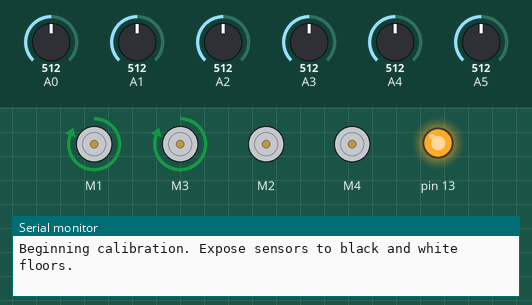
This sketch was run on a simulated Arduino Uno, built with avr-gcc and run on an emulated ATmega328P. Parts: 4 × DC motor (green arrow = forward, orange = backward, longer = faster), output pins drawn as LEDs (lit = HIGH), the last lines printed to the serial monitor. Dashed ring = blinking. The test bench sets the inputs (shaded band); at power-on: A1 = 512, A0 = 512, A2 = 512, A3 = 512, A4 = 512, A5 = 512.

Above: at 0.1 s.
At 12.2 s:
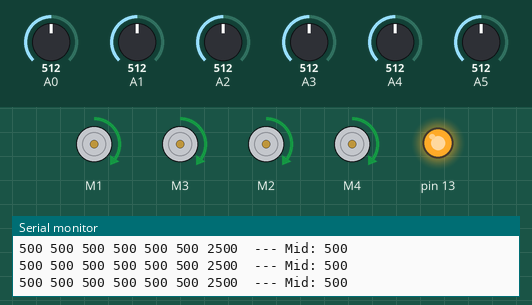
12.3 s: A1 set to 493
At 12.83 s:
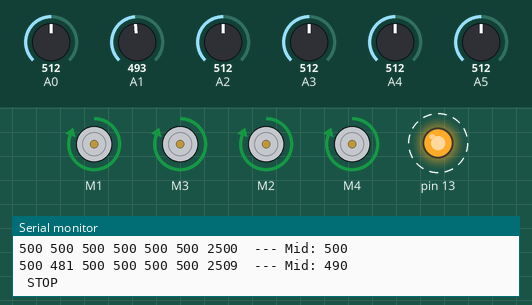
Timing chart, 0 to 21.3 s (numbered marks = the images above; inputs shaded):
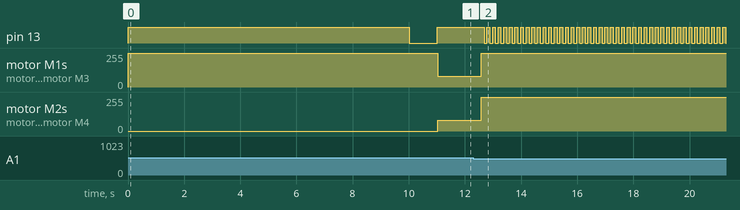

The sketch:

AutonomousSabertooth.ino
```cpp
#include <Sabertooth.h>
#include <QTRSensors.h>
#include <SoftwareSerial.h>

#define NUM_SENSORS             6  // number of sensors used
#define NUM_SAMPLES_PER_SENSOR  4  // average 4 analog samples per sensor reading
#define EMITTER_PIN             2  // emitter is controlled by digital pin 2

/*
This is an early prototype script of an attempt at autonomous navigation using a patterned track.
Edits need to be made in order to demonstrate its capability more reliably.
*/

/*
Quick and easy line following robot using an IR reflectance
array.Connect Vcc and Gnd to the Pololu QTR-8A sensor from
the arduino. Connect the pins 1,2,3,... to arduino's analog
pins 0,1,2,3,4,5.
If the average of the 3 values of the sensors on the left is
greater than the average of those on the right, then the robot
moves left and vice versa.

//IMPORTANT CALIBRATION

// The setup phase of this example calibrates the sensor for ten seconds and turns on
// the LED built in to the Arduino on pin 13 while calibration is going on.
// During this phase, you should expose each reflectance sensor to the lightest and
// darkest readings they will encounter.
// Restart the Arduino, LED will turn on. Cover the sensors for about two seconds, then expose to the white floor or light for two seconds.
// Repeat until Arduino LED turns off. Calibration is complete.


// *** If you want to skip the calibration phase, you can get the raw sensor readings
// (analog voltage readings from 0 to 1023) by calling qtra.read(sensorValues) instead of
// qtra.readLine(sensorValues).
 */

int mid = 0;

/*

* Sabertooth Motor Driver

*/

const int Mo1 = 17;
//connect first motor driver to pin 17
const int Mo2 = 18;

SoftwareSerial SWSerial(NOT_A_PIN, Mo1);
SoftwareSerial SWSerial2(NOT_A_PIN, Mo2);
Sabertooth ST(128, SWSerial);
Sabertooth ST2(129, SWSerial2);

const int Pow = 40;
const int bac = 167;
const int maxp = 255;       //255 is up at full speed
const int maxn = 0;         //0 is down at full speed
const int Stop = 127;       //127 is stop

// sensors 0 through 5 are connected to analog inputs 0 through 5, respectively
QTRSensorsAnalog sensors((unsigned char[]) {0, 1, 2, 3, 4, 5},
  NUM_SENSORS, NUM_SAMPLES_PER_SENSOR, EMITTER_PIN);
unsigned int sensorValues[NUM_SENSORS];

void setup()
{

Serial.begin(115200);
ST.motor(Stop);
ST2.motor(Stop);
pinMode(13, OUTPUT);
digitalWrite(13, LOW);
//Pow = 40;
//bac = 167;
Serial.println("Beginning calibration. Expose sensors to black and white floors.");
digitalWrite(13, HIGH);    // turn on Arduino's LED to indicate we are in calibration mode
  for (int i = 0; i < 400; i++)  // make the calibration take about 10 seconds
  {
    sensors.calibrate();       // reads all sensors 10 times at 2.5 ms per six sensors (i.e. ~25 ms per call)
  }
digitalWrite(13, LOW);     // turn off Arduino's LED to indicate we are complete with calibration
Serial.println("Calibration is complete. Reporting white and black floors respectively:  ");

//Compare these values for white floor
for (int i = 0; i < NUM_SENSORS; i++)
  {
    Serial.print(sensors.calibratedMinimumOn[i]);
    Serial.print(' ');
  }
  Serial.println();

//Compare these values for black floor
for (int i = 0; i < NUM_SENSORS; i++)
  {
    Serial.print(sensors.calibratedMaximumOn[i]);
    Serial.print(' ');
  }

  Serial.println();
  Serial.println();
  delay(1000);

}

int change(int variable, int direct) {
  if (direct == 0) {
    if (variable <= maxp) {
      variable+=5;
    }
  }
  else {
    if (variable >= maxn) {
      variable-=5;
    }
  }
  return variable;
}

void loop()
{
digitalWrite(13, HIGH);

unsigned int position = sensors.readLine(sensorValues);
for (unsigned char i = 0; i < NUM_SENSORS; i++)
  {
    Serial.print(sensorValues[i]);
    Serial.print(" ");
  }
  Serial.print(position); // comment this line out if you are using raw values
  Serial.print(" ");
int mx;
int mn;
mx = sensorValues[0];
mn = sensorValues[0];

for(int j=1; j<=5; j++)//Calibrating the sensor, finding max and
    {                      //min reflectance values.
    if(sensorValues[j] >= mx)
      mx = sensorValues[j];
    if(sensorValues[j] <= mn)
      mn = sensorValues[j];
  }
mid = (mx+mn)/2;

Serial.print(" --- Mid: ");
Serial.println(mid);

//move forward
/*
 * For ST.motor syntax,
 *    ST or ST2 . motor(1 or 2, integer)
 */

//Pow = change(Pow, 0); // 0 means forward direction
//bac = change(bac, 1); // 1 means backward direction
ST.motor(1, Pow);
ST.motor(2, Pow);
ST2.motor(1, Pow);
ST2.motor(2, Pow);

delay(200);

int comp1;
int comp2;
comp1 = (sensorValues[0]+sensorValues[1]+sensorValues[2]) / 3;
comp2 = ((sensorValues[3]+sensorValues[4]+sensorValues[5]) / 3) + 240;
if(comp1>comp2)//Move right
	{
	ST.motor(1,Pow);
	ST.motor(2,bac);
	ST2.motor(1,Pow);
	ST2.motor(2,bac);
	Serial.println(" RIGHT");
	delay(abs((comp2-comp1)/2));
}
comp2 = comp2 - 480;
if(comp1<comp2)//Move left
	{
	ST.motor(1,bac);
	ST.motor(2,Pow);
	ST2.motor(1,bac);
	ST2.motor(2,Pow);
	Serial.println(" LEFT");
	delay(abs((comp2-comp1)/2));
}

if((sensorValues[0] > mid)&&(sensorValues[5] > mid))//Stop if all the sensors give low
	{                         //reflectance values
	ST.motor(1, Stop);
	ST.motor(2, Stop);
	ST2.motor(1, Stop);
	ST2.motor(2, Stop);
	Serial.println(" STOP");
//  Pow = 40;
//  bac = 167;
	for(int k=0; k<50; k++)
		{
		digitalWrite(13, HIGH);
		delay(100);
		digitalWrite(13, LOW);
		delay(100);
		}
}
}
```

Measured:
- the behaviour switches between 512 and 511 on A1 (found by bisection; images 1 and 2)
- after the input at 12.3 s, pin 13: alternates HIGH for 0.10 s and LOW for 0.10 s, starting after 0.38 s; motor M1, motor M3, motor M2, motor M4: forward 80/255 → forward 255/255 after 0.28 s
